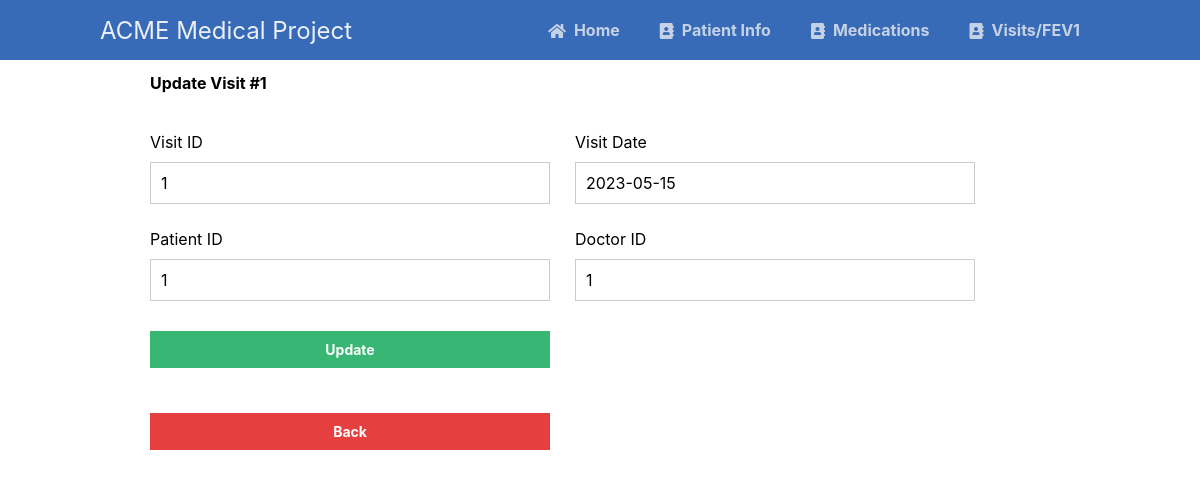
The page /scripts/visit_table/visitUpdate.php?visit_id=1 on the database its author committed.
### tables this page shows
CREATE TABLE visits
(visit_id INT AUTO_INCREMENT NOT NULL,
visit_date DATE NOT NULL,
patient_id INT NOT NULL,
doctor_id INT NOT NULL,
PRIMARY KEY (visit_id),
FOREIGN KEY (patient_id) REFERENCES patients (patient_id) ON DELETE CASCADE,
FOREIGN KEY (doctor_id) REFERENCES doctors (doctor_id) ON DELETE CASCADE);

### scripts/visit_table/visitUpdate.php (the view, shortened to what this page needs)
<?php
@include_once (APP_ROOT.APP_FOLDER_NAME . '/scripts/functions.php');
$pdo = pdo_connect_mysql();
if (isset($_GET['visit_id'])) {
    $stmt = $pdo->prepare('SELECT * FROM visits WHERE visit_id = ?');
    $stmt->execute([$_GET['visit_id']]);
    $visit = $stmt->fetch(PDO::FETCH_ASSOC);
} else {
    exit('No ID specified!');
}
?>
<?=template_header('Read')?>
<div class="content update">
	<h2>Update Visit #<?=$visit['visit_id']?></h2>
    <form action="visitUpdate.php?visit_id=<?=$visit['visit_id']?>" method="post">
        <label for="id">Visit ID</label>
        <label for="name">Visit Date</label>
        <input type="text" name="visit_id" placeholder="1" value="<?=$visit['visit_id']?>" id="visit_id">
        <input type="text" name="visit_date" placeholder="John" value="<?=$visit['visit_date']?>" id="visit_date">
        <label for="patient_id">Patient ID</label>
        <label for="doctor_id">Doctor ID</label>
        <input type="text" name="patient_id" placeholder="Doe" value="<?=$visit['patient_id']?>" id="patient_id">
        <input type="text" name="doctor_id" placeholder="M/F/Other/Not Specified" value="<?=$visit['doctor_id']?>" id="doctor_id">
        <input type="submit" value="Update">
    </form>
    <a href="visitRead.php" class="back-button">Back</a>
</div>
<?=template_footer()?>

### styles/style.css (style rules this page uses)
* { box-sizing: border-box; font-family: -apple-system, BlinkMacSystemFont, "segoe ui", roboto, oxygen, ubuntu, cantarell, "fira sans", "droid sans", "helvetica neue", Arial, sans-serif; font-size: 16px; -webkit-font-smoothing: antialiased; -moz-osx-font-smoothing: grayscale; }
body { background-color: #FFFFFF; margin: 0; }
.content { width: 75%; margin: 0 auto; }
.update form { padding: 15px 0; display: flex; flex-flow: wrap; }
.update form label { display: inline-flex; width: 400px; padding: 10px 0; margin-right: 25px; }
.update form input { padding: 10px; width: 400px; margin-right: 25px; margin-bottom: 15px; border: 1px solid #cccccc; }
.update form input[type="submit"] { display: block; background-color: #38b673; border: 0; font-weight: bold; font-size: 14px; color: #FFFFFF; cursor: pointer; width: 400px; margin-top: 15px; }
.back-button { padding: 10px; text-align: center; text-decoration: none; display: block; background-color: #e53f3f; border: 0; font-weight: bold; font-size: 14px; color: #FFFFFF; cursor: pointer; width: 400px; margin-top: 15px; }

### rows shown on the page
visits: visit_id "1", visit_date "2023-05-15", patient_id "1", doctor_id "1"
